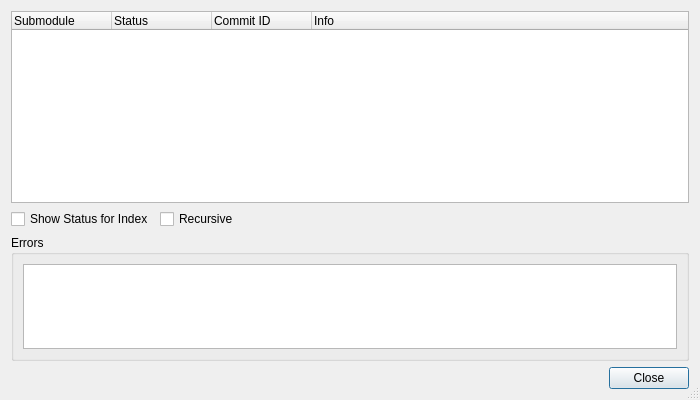
<?xml version="1.0" encoding="UTF-8"?>
<ui version="4.0">
 <class>GitSubmodulesStatusDialog</class>
 <widget class="QDialog" name="GitSubmodulesStatusDialog">
  <property name="geometry">
   <rect>
    <x>0</x>
    <y>0</y>
    <width>700</width>
    <height>400</height>
   </rect>
  </property>
  <property name="windowTitle">
   <string>Submodules Status</string>
  </property>
  <property name="sizeGripEnabled">
   <bool>true</bool>
  </property>
  <layout class="QVBoxLayout" name="verticalLayout">
   <item>
    <widget class="QTreeWidget" name="statusList">
     <property name="alternatingRowColors">
      <bool>true</bool>
     </property>
     <property name="rootIsDecorated">
      <bool>false</bool>
     </property>
     <property name="itemsExpandable">
      <bool>false</bool>
     </property>
     <column>
      <property name="text">
       <string>Submodule</string>
      </property>
     </column>
     <column>
      <property name="text">
       <string>Status</string>
      </property>
     </column>
     <column>
      <property name="text">
       <string>Commit ID</string>
      </property>
     </column>
     <column>
      <property name="text">
       <string>Info</string>
      </property>
     </column>
    </widget>
   </item>
   <item>
    <layout class="QHBoxLayout" name="horizontalLayout">
     <item>
      <widget class="QCheckBox" name="indexCheckBox">
       <property name="toolTip">
        <string>Select to show the status for the index</string>
       </property>
       <property name="text">
        <string>Show Status for Index</string>
       </property>
      </widget>
     </item>
     <item>
      <widget class="QCheckBox" name="recursiveCheckBox">
       <property name="toolTip">
        <string>Perform a recursive operation</string>
       </property>
       <property name="text">
        <string>Recursive</string>
       </property>
      </widget>
     </item>
     <item>
      <spacer name="horizontalSpacer">
       <property name="orientation">
        <enum>Qt::Horizontal</enum>
       </property>
       <property name="sizeHint" stdset="0">
        <size>
         <width>40</width>
         <height>20</height>
        </size>
       </property>
      </spacer>
     </item>
    </layout>
   </item>
   <item>
    <widget class="QGroupBox" name="errorGroup">
     <property name="sizePolicy">
      <sizepolicy hsizetype="Preferred" vsizetype="Expanding">
       <horstretch>0</horstretch>
       <verstretch>1</verstretch>
      </sizepolicy>
     </property>
     <property name="title">
      <string>Errors</string>
     </property>
     <layout class="QVBoxLayout">
      <item>
       <widget class="QTextEdit" name="errors">
        <property name="readOnly">
         <bool>true</bool>
        </property>
        <property name="acceptRichText">
         <bool>false</bool>
        </property>
       </widget>
      </item>
     </layout>
    </widget>
   </item>
   <item>
    <widget class="QDialogButtonBox" name="buttonBox">
     <property name="orientation">
      <enum>Qt::Horizontal</enum>
     </property>
     <property name="standardButtons">
      <set>QDialogButtonBox::Close</set>
     </property>
    </widget>
   </item>
  </layout>
 </widget>
 <tabstops>
  <tabstop>statusList</tabstop>
  <tabstop>indexCheckBox</tabstop>
  <tabstop>recursiveCheckBox</tabstop>
  <tabstop>errors</tabstop>
 </tabstops>
 <resources/>
 <connections>
  <connection>
   <sender>buttonBox</sender>
   <signal>accepted()</signal>
   <receiver>GitSubmodulesStatusDialog</receiver>
   <slot>accept()</slot>
   <hints>
    <hint type="sourcelabel">
     <x>248</x>
     <y>254</y>
    </hint>
    <hint type="destinationlabel">
     <x>157</x>
     <y>274</y>
    </hint>
   </hints>
  </connection>
  <connection>
   <sender>buttonBox</sender>
   <signal>rejected()</signal>
   <receiver>GitSubmodulesStatusDialog</receiver>
   <slot>reject()</slot>
   <hints>
    <hint type="sourcelabel">
     <x>316</x>
     <y>260</y>
    </hint>
    <hint type="destinationlabel">
     <x>286</x>
     <y>274</y>
    </hint>
   </hints>
  </connection>
 </connections>
</ui>
